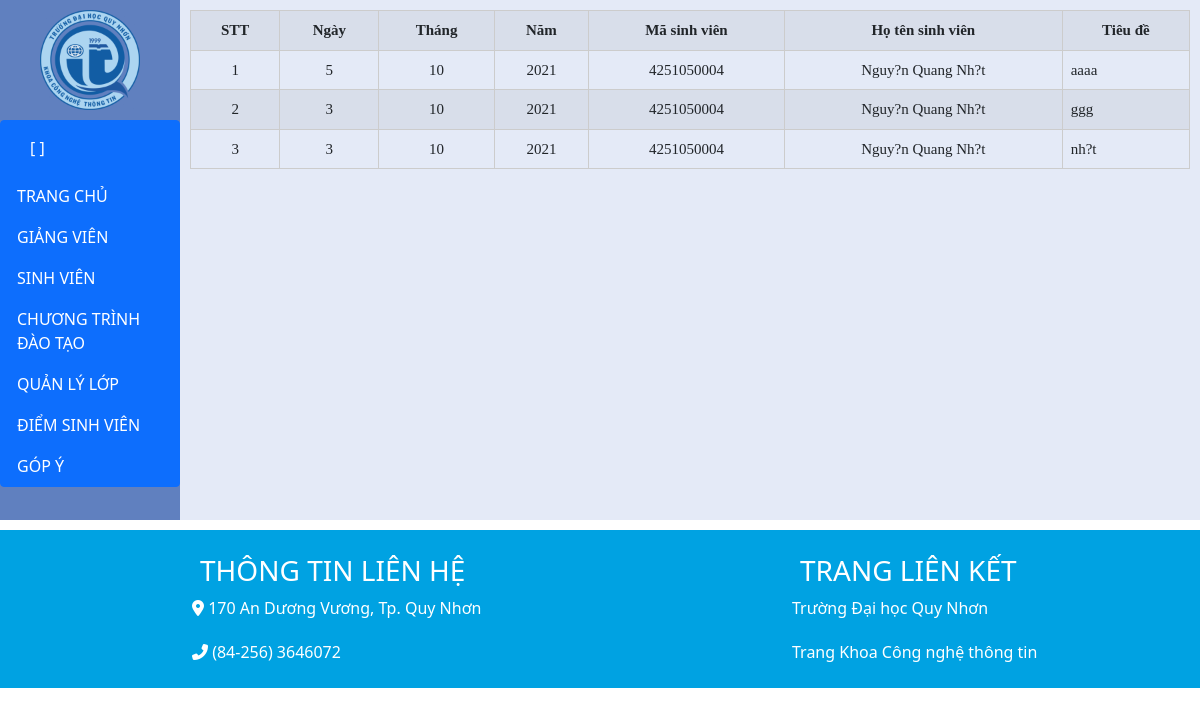
/QuanLyGopY.php, run on the app's committed database.
### tables this page shows
CREATE TABLE IF NOT EXISTS `hom_thu_gop_y` (
  `ID` bigint(25) NOT NULL AUTO_INCREMENT,
  `MaSinhVien` varchar(10) NOT NULL,
  `Ngay` varchar(10) NOT NULL,
  `Thang` varchar(10) NOT NULL,
  `Nam` varchar(10) NOT NULL,
  `Gio` varchar(10) NOT NULL,
  `Phut` varchar(10) NOT NULL,
  `Giay` varchar(10) NOT NULL,
  `NoiDung` text NOT NULL,
  `TieuDe` text NOT NULL,
  PRIMARY KEY (`ID`),
  KEY `MaSinhVien` (`MaSinhVien`)
);

CREATE TABLE IF NOT EXISTS `sinh_vien` (
  `MaSinhVien` varchar(10) NOT NULL,
  `HoTen` tinytext,
  `NgaySinh` date DEFAULT NULL,
  `GioiTinh` tinytext,
  `DanToc` tinytext,
  `SoCMND` varchar(15) DEFAULT NULL,
  `TonGiao` tinytext,
  `QueQuan` text,
  `SDT` varchar(11) DEFAULT NULL,
  `Email` varchar(50) DEFAULT NULL,
  `ChucVu` tinytext,
  `MaLop` varchar(15) DEFAULT NULL,
  `TinhTrangHoc` tinytext,
  `MatKhau` varchar(50) DEFAULT NULL,
  `Anh` varchar(250) NOT NULL,
  `Job` tinytext,
  PRIMARY KEY (`MaSinhVien`),
  KEY `MaLop` (`MaLop`)
);

### QuanLyGopY.php (the view, shortened to what this page needs)
<!DOCTYPE html>
<html lang="en">
<head>
    <link href="https://cdn.jsdelivr.net/npm/bootstrap@5.0.0-beta1/dist/css/bootstrap.min.css" rel="stylesheet">
    <link rel="stylesheet" href="StyleChung/style.css">
    <link rel="stylesheet" href="StyleChung/styletrangchu.css">
    <link rel="stylesheet" href="StyleChung/styleHomThu.css">
</head>
<body>
<form action="" method="POST">
    <div class="home">
        <div class="home-items home-ad">
             <div class="container-ad">
                <div class="container-ad-items">
                    <div id="tbsv3">
                    <table class="table table-striped" style="font-size:10px;" id="bangthongtin">
                        <tr class="hang1">
                            <th style="text-align: center;">STT</th>
                            <th style="text-align: center;" >Ngày</th>
                            <th style="text-align: center;">Tháng</th>
                            <th style="text-align: center;">Năm</th>
                            <th style="text-align: center;">Mã sinh viên</th>
                            <th style="text-align: center;">Họ tên sinh viên</th>
                            <th style="text-align: center;">Tiêu đề</th>
                        </tr>
                        <?php
                            $kn = mysqli_connect("localhost", "root", "", "du_an_cong_thong_tin_sinh_vien_khoa_cntt") or die ("chưa kết nối");
                            $sql = "select * from hom_thu_gop_y
                                    INNER JOIN sinh_vien ON sinh_vien.MaSinhVien = hom_thu_gop_y.MaSinhVien
                                    ORDER BY Ngay DESC, Thang DESC, Nam DESC, Gio DESC, Phut DESC, Giay DESC";
                            $kq = mysqli_query($kn, $sql);
                            $stt = 0;
                            while($row = mysqli_fetch_array($kq))
                            {
                                $stt = $stt + 1;
                                echo "<tr class='hang1'>
                                    <td class='cot' style='text-align: center;'>".$stt."</td>
                                    <td class='cot' style='text-align: center;'>".$row['Ngay']."</td>
                                    <td class='cot' style='text-align: center;'>".$row['Thang']."</td>
                                    <td class='cot' style='text-align: center;'>".$row['Nam']."</td>
                                    <td class='cot' style='text-align: center;'>".$row['MaSinhVien']."</td>
                                    <td class='cot' style='text-align: center;'>".$row['HoTen']."</td>
                                    <td class='cot'>".$row['TieuDe']."</td>
                                </tr>";
                            }
                        ?>
                    </table>
                    </div>
                </div>
            </div>
        </div>
    </div>
</form>
</body>
</html>

### StyleChung/style.css (style rules this page uses)
:root { --white-color: #fff; --black-color: #000; --primary-color: #6080BF; --text-color: #333; --blue-color: #6080BF; --primary1-color: #03178C; --nen-color: #e4eaf7; }

### StyleChung/styletrangchu.css (style rules this page uses)
.home { width: 100%; box-sizing: inherit; }
.home-items { width: 1200px; max-width: 100%; margin: 0 auto; }
.home-ad { display: flex; }
.container-ad { background-color: var(--nen-color); width: 85%; }
.container-ad-items { height: auto; background-color: var(--nen-color); }

### StyleChung/styleHomThu.css (style rules this page uses)
#tbsv3 { border:5px solid none; max-width: 1000px; width: 100%; overflow:auto; overflow:scroll; height:500px; margin: 10px auto; }
.bangthongtin, th, .cot { border:1px solid #ccc; font-family: Cambria, Cochin, Georgia, Times, 'Times New Roman', serif; }
th, .cot { text-align:left; padding:10px; margin: auto; font-size: 15px; }

### data on the page
hom_thu_gop_y: Ngay "5", Thang "10", Nam "2021", MaSinhVien.MaSinhVien "4251050004", MaSinhVien.HoTen "Nguy?n Quang Nh?t", TieuDe "aaaa"
hom_thu_gop_y: Ngay "3", Thang "10", Nam "2021", MaSinhVien.MaSinhVien "4251050004", MaSinhVien.HoTen "Nguy?n Quang Nh?t", TieuDe "ggg"
hom_thu_gop_y: Ngay "3", Thang "10", Nam "2021", MaSinhVien.MaSinhVien "4251050004", MaSinhVien.HoTen "Nguy?n Quang Nh?t", TieuDe "nh?t"
